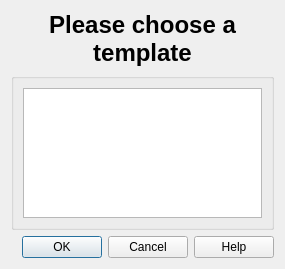
<ui version="4.0" >
 <class>AddModel</class>
 <widget class="QDialog" name="AddModel" >
  <property name="geometry" >
   <rect>
    <x>0</x>
    <y>0</y>
    <width>285</width>
    <height>269</height>
   </rect>
  </property>
  <property name="windowTitle" >
   <string>Anki</string>
  </property>
  <layout class="QVBoxLayout" >
   <item>
    <widget class="QLabel" name="label" >
     <property name="text" >
      <string>&lt;h1>Please choose a template&lt;/h1></string>
     </property>
     <property name="alignment" >
      <set>Qt::AlignCenter</set>
     </property>
     <property name="wordWrap" >
      <bool>true</bool>
     </property>
    </widget>
   </item>
   <item>
    <widget class="QGroupBox" name="groupBox" >
     <property name="title" >
      <string/>
     </property>
     <layout class="QVBoxLayout" >
      <item>
       <widget class="QListWidget" name="models" >
        <property name="font" >
         <font>
          <pointsize>12</pointsize>
         </font>
        </property>
        <property name="editTriggers" >
         <set>QAbstractItemView::NoEditTriggers</set>
        </property>
        <property name="tabKeyNavigation" >
         <bool>true</bool>
        </property>
       </widget>
      </item>
     </layout>
    </widget>
   </item>
   <item>
    <widget class="QDialogButtonBox" name="buttonBox" >
     <property name="orientation" >
      <enum>Qt::Horizontal</enum>
     </property>
     <property name="standardButtons" >
      <set>QDialogButtonBox::Cancel|QDialogButtonBox::Help|QDialogButtonBox::Ok</set>
     </property>
    </widget>
   </item>
  </layout>
 </widget>
 <resources/>
 <connections>
  <connection>
   <sender>buttonBox</sender>
   <signal>accepted()</signal>
   <receiver>AddModel</receiver>
   <slot>accept()</slot>
   <hints>
    <hint type="sourcelabel" >
     <x>266</x>
     <y>353</y>
    </hint>
    <hint type="destinationlabel" >
     <x>157</x>
     <y>274</y>
    </hint>
   </hints>
  </connection>
  <connection>
   <sender>buttonBox</sender>
   <signal>rejected()</signal>
   <receiver>AddModel</receiver>
   <slot>reject()</slot>
   <hints>
    <hint type="sourcelabel" >
     <x>334</x>
     <y>353</y>
    </hint>
    <hint type="destinationlabel" >
     <x>286</x>
     <y>274</y>
    </hint>
   </hints>
  </connection>
 </connections>
</ui>
